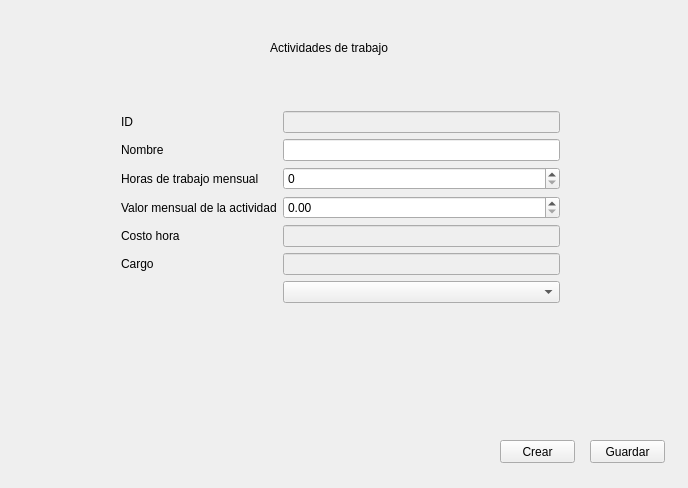
<?xml version="1.0" encoding="UTF-8"?>
<ui version="4.0">
 <class>formularioActTrabajo</class>
 <widget class="QWidget" name="formularioActTrabajo">
  <property name="geometry">
   <rect>
    <x>0</x>
    <y>0</y>
    <width>688</width>
    <height>488</height>
   </rect>
  </property>
  <property name="windowTitle">
   <string>formularioActTrabajo</string>
  </property>
  <widget class="QWidget" name="formLayoutWidget">
   <property name="geometry">
    <rect>
     <x>110</x>
     <y>100</y>
     <width>461</width>
     <height>253</height>
    </rect>
   </property>
   <layout class="QFormLayout" name="formLayout">
    <property name="fieldGrowthPolicy">
     <enum>QFormLayout::AllNonFixedFieldsGrow</enum>
    </property>
    <item row="0" column="0">
     <widget class="QLabel" name="label_2">
      <property name="text">
       <string>ID</string>
      </property>
     </widget>
    </item>
    <item row="0" column="1">
     <widget class="QLineEdit" name="lineEdit">
      <property name="enabled">
       <bool>false</bool>
      </property>
     </widget>
    </item>
    <item row="1" column="0">
     <widget class="QLabel" name="label_3">
      <property name="text">
       <string>Nombre</string>
      </property>
     </widget>
    </item>
    <item row="1" column="1">
     <widget class="QLineEdit" name="lineEdit_2"/>
    </item>
    <item row="2" column="0">
     <widget class="QLabel" name="label_4">
      <property name="text">
       <string>Horas de trabajo mensual</string>
      </property>
     </widget>
    </item>
    <item row="2" column="1">
     <widget class="QSpinBox" name="spinBox">
      <property name="maximum">
       <number>999999999</number>
      </property>
     </widget>
    </item>
    <item row="3" column="0">
     <widget class="QLabel" name="label_5">
      <property name="text">
       <string>Valor mensual de la actividad</string>
      </property>
     </widget>
    </item>
    <item row="3" column="1">
     <widget class="QDoubleSpinBox" name="doubleSpinBox">
      <property name="maximum">
       <double>999999999.990000009536743</double>
      </property>
     </widget>
    </item>
    <item row="4" column="0">
     <widget class="QLabel" name="label_6">
      <property name="text">
       <string>Costo hora</string>
      </property>
     </widget>
    </item>
    <item row="4" column="1">
     <widget class="QLineEdit" name="lineEdit_3">
      <property name="enabled">
       <bool>false</bool>
      </property>
     </widget>
    </item>
    <item row="5" column="0">
     <widget class="QLabel" name="label_7">
      <property name="text">
       <string>Cargo</string>
      </property>
     </widget>
    </item>
    <item row="5" column="1">
     <widget class="QLineEdit" name="lineEdit_5">
      <property name="enabled">
       <bool>false</bool>
      </property>
     </widget>
    </item>
    <item row="6" column="1">
     <widget class="QComboBox" name="comboBox"/>
    </item>
   </layout>
  </widget>
  <widget class="QLabel" name="label">
   <property name="geometry">
    <rect>
     <x>270</x>
     <y>40</y>
     <width>141</width>
     <height>16</height>
    </rect>
   </property>
   <property name="text">
    <string>Actividades de trabajo</string>
   </property>
  </widget>
  <widget class="QPushButton" name="pushButton">
   <property name="geometry">
    <rect>
     <x>500</x>
     <y>440</y>
     <width>75</width>
     <height>23</height>
    </rect>
   </property>
   <property name="text">
    <string>Crear</string>
   </property>
  </widget>
  <widget class="QPushButton" name="pushButton_2">
   <property name="geometry">
    <rect>
     <x>590</x>
     <y>440</y>
     <width>75</width>
     <height>23</height>
    </rect>
   </property>
   <property name="text">
    <string>Guardar</string>
   </property>
  </widget>
 </widget>
 <layoutdefault spacing="6" margin="11"/>
 <resources/>
 <connections/>
</ui>
